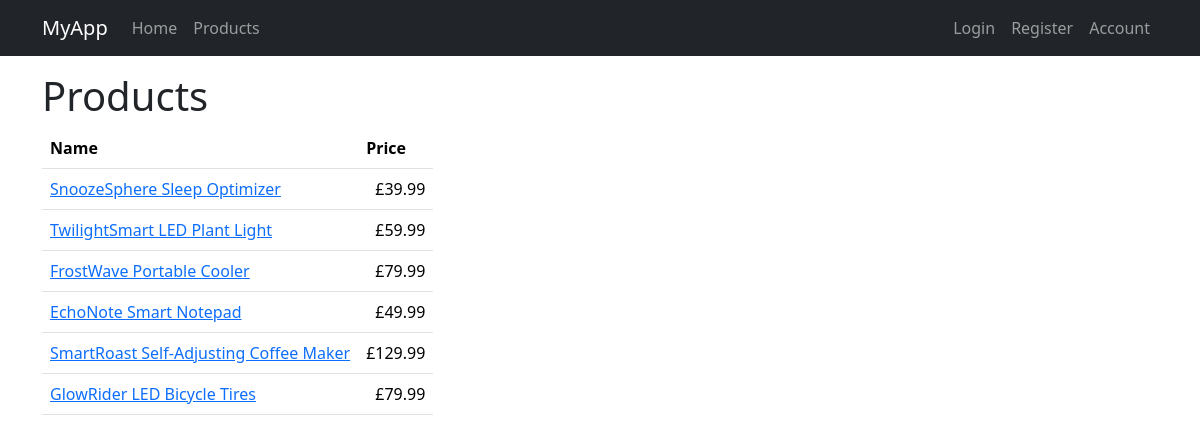
Page /products on the committed database.
### app/models.py (models this page shows, shortened)
class Product(db.Model):
    __tablename__ = 'products'
    id: so.Mapped[int] = so.mapped_column(primary_key=True)
    name: so.Mapped[str] = so.mapped_column(sa.String(64))
    description: so.Mapped[str] = so.mapped_column(sa.String(1024))
    price: so.Mapped[int] = so.mapped_column()
    reviews: so.Mapped[list['Review']] = relationship(back_populates='product', cascade='all, delete-orphan')

### app/views.py (the view)
@app.route("/products")
def products():
    q = db.select(Product)
    products = db.session.scalars(q)
    return render_template('products.html', title="Products", products=products)

### app/templates/products.html
{% extends "base.html" %}
{% block content %}
<h1>Products</h1>
<div class="col-lg-3">
<table class="table">
    <thead>
        <tr>
            <th>Name</th>
            <th>Price</th>
        </tr>
    </thead>
    {% for product in products %}
        <tr>
            <td class="text-start text-nowrap">
                <a href="{{ url_for('product', id=product.id) }}">{{ product.name }}</a>
            </td>
            <td class='text-end'>£{{ '%0.2f' | format(product.price/100) }}</td>
        </tr>
    {% endfor %}
</table>
</div>
{% endblock %}

### app/templates/base.html (shortened to what this page needs)
<!doctype html>
<html lang="en">
<head>
    <link
            href="https://cdn.jsdelivr.net/npm/bootstrap@5.3.3/dist/css/bootstrap.min.css"
            rel="stylesheet"
>
    <link rel="stylesheet" href="https://cdn.jsdelivr.net/npm/bootstrap-icons@1.11.3/font/bootstrap-icons.min.css">
</head>
<body>
<nav class="navbar navbar-expand-sm bg-dark" data-bs-theme="dark">
    <div class="container">
        <a class="navbar-brand" href="{{ url_for('home') }}">MyApp</a>
        <div class="collapse navbar-collapse" id="navbarSupportedContent">
            <ul class="navbar-nav me-auto mb-2 mb-lg-0">
                <li class="nav-item">
                    <a class="nav-link" aria-current="page" href="{{ url_for('home') }}">Home</a>
                </li>
                <li class="nav-item">
                    <a class="nav-link" aria-current="page" href="{{ url_for('products') }}">Products</a>
                </li>
            </ul>
            <ul class="navbar-nav mb-2 mb-lg-0">
                {% if current_user.is_anonymous %}
                <li class="nav-item">
                    <a class="nav-link" aria-current="page" href="{{ url_for('login') }}">Login</a>
                </li>
                <li class="nav-item">
                    <a class="nav-link" aria-current="page" href="{{ url_for('register') }}">Register</a>
                </li>
                {% endif %}
                <li class="nav-item">
                    <a class="nav-link" aria-current="page" href="{{ url_for('account') }}">Account</a>
                </li>
            </ul>
        </div>
    </div>
</nav>
<div class="container">
    {% block content %}{% endblock content %}
</div>
</body>
</html>

### rows in the picture
Product: name "SnoozeSphere Sleep Optimizer", product.price/100 "39.99"
Product: name "TwilightSmart LED Plant Light", product.price/100 "59.99"
Product: name "FrostWave Portable Cooler", product.price/100 "79.99"
Product: name "EchoNote Smart Notepad", product.price/100 "49.99"
Product: name "SmartRoast Self-Adjusting Coffee Maker", product.price/100 "129.99"
Product: name "GlowRider LED Bicycle Tires", product.price/100 "79.99"
